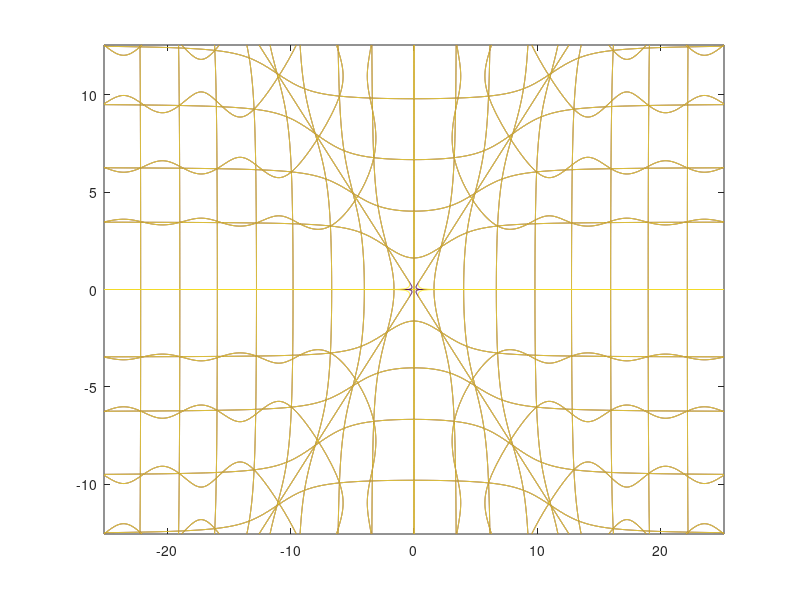

Here is the MATLAB script that generated this plot:
% X = @(k1,k2,g) (k2-k1+1j*g).*(k2+k1-1j*g)./(k2-k1-1j*g)./(k2+k1+1j*g);
% f1 = @(k1,k2,g,L,d) (1+X(k1,k2,g).*exp(1j*k1*L))./(1-X(k1,k2,g).*exp(1j*k1*L))...
%     -(exp(1j*k1*L)+1)./(exp(1j*k1*L)-1)-2*d./1j./k1;
% 
% f2 = @(k1,k2,g,L,d) 1./tan(k1*L/2+atan(2*k1*g./(g^2+k2^2-k1^2)))+1./tan(k1*L/2)+2*d./k1;
% 
% f1(1,2,3,4,5)
% f2(1,2,3,4,5)
% 
% vk1 = linspace(-2*pi,2*pi,1001);
% vk2 = linspace(-2*pi,2*pi,1001);
% [mk1,mk2] = meshgrid(vk1,vk2);
% 
% 
% theta = @(k1,k2,g) atan(2*k1*g./(g^2+k2.^2-k1.^2));
% 
% f3 = @(k1,k2,g,L,d) k1.*sin(k1*L+theta(k1,k2,g))...
%     + 2*d.*sin(k1*L/2).*sin(k1*L/2+theta(k1,k2,g));
% figure(1);
% contour(mk1,mk2,(f3(mk1,mk2,1,2,0.5)),[0.00001,0.1]);
% hold on;
% contour(mk1,mk2,(f3(mk2,mk1,1,2,0.5)),[0.00001,0.1]);
% 
% 
% 
% 
% f4 = @(k1,k2,g,L,d) sin(k1*L/2+theta(k1,k2,g)).^2.*sin(k2*L/2).^2 ...
%     -sin(k2*L/2+theta(k2,k1,g)).^2.*sin(k1*L/2).^2;
% figure(1);
% contour(mk1,mk2,(f4(mk1,mk2,1,2,0.5)),[0.0000001,0.1]);
% 
f5 = @(k1,k2,g,L,d) (g^2+k2.^2-k1.^2).*(k1.*sin(k1*L)+d.*(1-cos(k1*L))) ...
    +2.*k1.*g.*(k1.*cos(k1*L)+d*sin(k1*L));
% 
% figure(5);
% contour(mk1,mk2,(f5(mk1,mk2,1,2,0.5)),[-0.000001,0.001]);
% hold on;
% contour(mk1,mk2,(f5(mk2,mk1,1,2,0.5)),[-0.000001,0.001]);
% contour(mk1,mk2,(f4(mk1,mk2,1,2,0.5)),[0.0000001,0.001]);
% 
% figure(10);
% figure(10);hold on;
% contour(mk1,mk2,(f4(mk1,mk2,1,2,0.5)),[0.0000001,0.001]);
% 
% 
% figure(6);
% contour(mk1,mk2,(f3(mk1,mk2,1,2,0.5)),[0.00001,0.1]);
% 
% th = @(k1,k2,g,L) k1*L/2+atan(2*k1*g./(g^2+k2.^2-k1.^2));
% 
% f8 = @(k1,k2,g,L,d) k1.*sin(th(k1,k2,g,L)+k1*L/2).*sin(th(k2,k1,g,L)).*sin(k2*L/2)...
%     -k2.*sin(th(k2,k1,g,L)+k2*L/2).*sin(th(k1,k2,g,L)).*sin(k1*L/2);
% 
% figure(8);
% contour(mk1,mk2,f8(mk1,mk2,1,2,0.5),[0.000001,0.0001]);
% 
% f9 = @(k1,k2,g,L,d) sin(th(k1,k2,g,L)).*sin(k2*L/2) ...
%     +sin(th(k2,k1,g,L)).*sin(k1*L/2);
% figure(9);
% hold on;
% contour(mk1,mk2,f9(mk1,mk2,1,2,0.5),[0.000001,0.0001]);
% plot(k1,k2,'r*');

f10 = @(k1,k2,g,L,d) k1.^2.*(d*(1-cos(k2*L))+k2.*sin(k2*L)) ...
    -k2.^2.*(d*(1-cos(k1*L))+k1.*sin(k1*L));

% vk1 = linspace(kk1-0.00001,kk1+0.00001,1000);
% vk2 = linspace(kk2-0.00001,kk2+0.00001,1000);
% 
% [mk1,mk2] = meshgrid(vk1,vk2);
% 
% tm = abs(f5(mk1,mk2,g,L,d))+abs(f5(mk2,mk1,g,L,d));

vk1 = linspace(-8*pi,8*pi,1001);
vk2 = linspace(-4*pi,4*pi,1001);
[mk1,mk2] = meshgrid(vk1,vk2);

g=1.3;L=1;d=0.58;
close(figure(1));
figure(1);
contour(mk1,mk2,f5(mk1,mk2,g,L,d),[0.000001,0.0001]);
hold on;
contour(mk1,mk2,f5(mk2,mk1,g,L,d),[0.000001,0.0001]);
contour(mk1,mk2,f10(mk1,mk2,g,L,d),[0.000001,0.0001]);

% vx = linspace(0.01,10*pi,1000);
% figure(888);
% plot(vx,(d*(1-cos(vx*L)+vx.*sin(vx*L)))./vx.^2,'r*');



